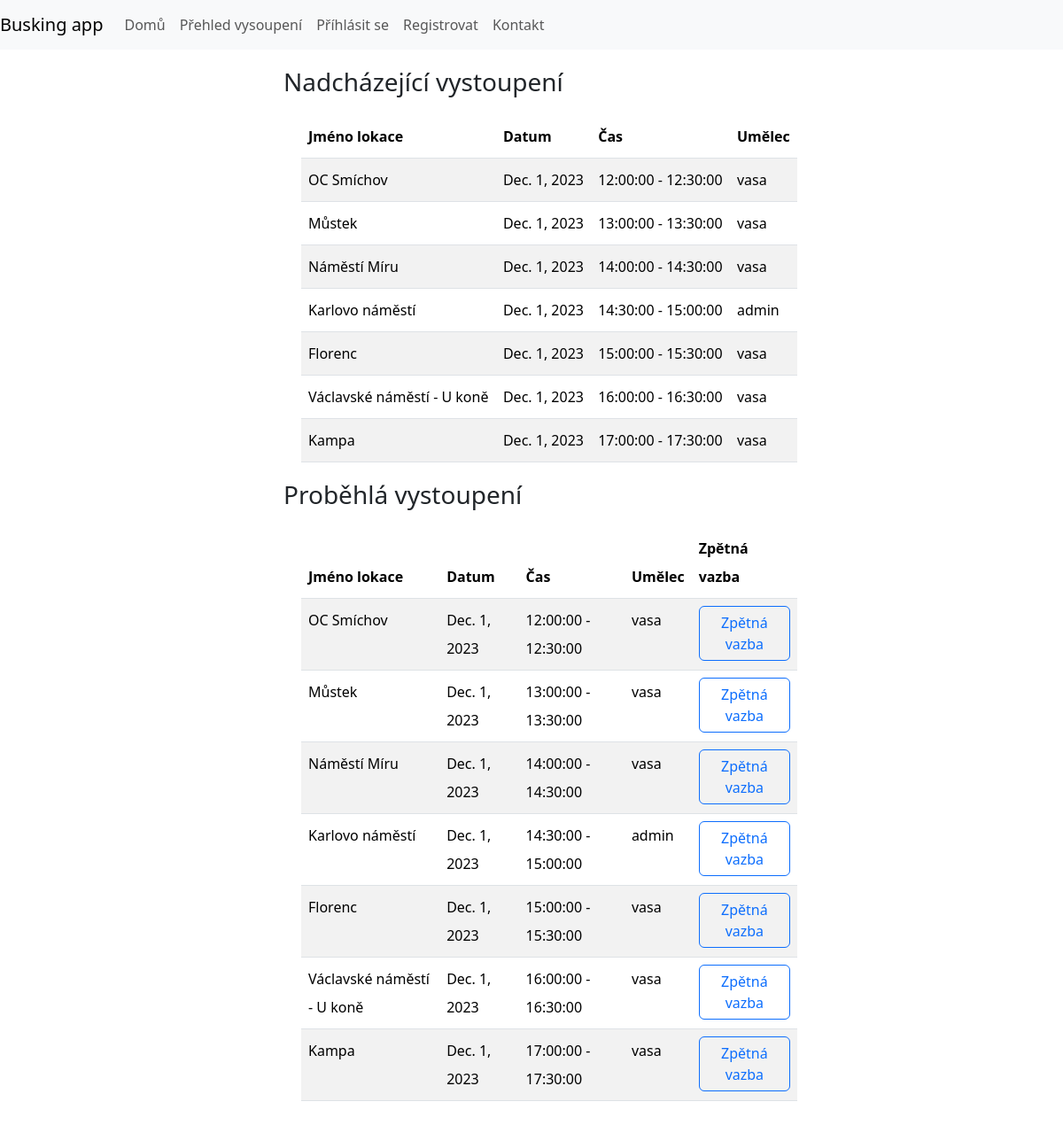
Page /shows/ on the committed database.
### show/models.py (models this page shows, shortened)
class Show(models.Model):
    artist = models.ForeignKey(User, on_delete=models.CASCADE, null=True)
    spot = models.ForeignKey(Spot, on_delete=models.CASCADE)
    date = models.DateField(null=True)
    time = models.ForeignKey('TimeSlot', on_delete=models.CASCADE)

class Spot(models.Model):
    lan = models.FloatField()
    lon = models.FloatField()
    name = models.CharField(max_length=125, null=False, default='')
    description = models.TextField(null=True)
    allowedSlots = models.CharField(max_length=300, null=False, default='')
    created_by = models.ForeignKey(User, on_delete=models.SET_NULL, null=True)
    shows_future = models.ManyToManyField('Show', related_name='show_f')
    shows_past = models.ManyToManyField('Show', related_name='show_p')

class TimeSlot(models.Model):
    start = models.TimeField()
    end = models.TimeField()
    def __str__(self):
        return str(self.start) + ' - ' + str(self.end)

### show/views.py (the view, shortened to what this page needs)
# urls.py: path("shows/", showList, name="shows"),
def showList(request):
    shows = Show.objects.filter(artist__isnull=False)
    context= {
        'shows':shows
    }
    return render(request, 'show_list.html', context)

### templates/show_list.html (shortened to what this page needs)
{% include '_base.html' %}
{% load static %}
{% block content %}
<div class="container">
    <div id="timetable">
        <h3>Nadcházející vystoupení</h3>
        <table class="table table-striped table-hover">
            <thead>
                    <th>Jméno lokace</th>
                    <th>Datum</th>
                    <th>Čas</th>
                    <th>Umělec</th>
            </thead>
            <tbody>
                {% for show in shows %}<tr>
                    <td>{{show.spot.name}}</td>
                    <td>{{show.date}}</td>
                    <td>{{show.time}}</td>
                    <td>{{show.artist}}</td>
                </tr>{% endfor %}
            </tbody>
        </table>
        <h3>Proběhlá vystoupení</h3>
        <table class="table table-striped table-hover">
            <thead>
                    <th>Jméno lokace</th>
                    <th>Datum</th>
                    <th>Čas</th>
                    <th>Umělec</th>
                    <th>Zpětná vazba</th>
            </thead>
            <tbody>
                {% for show in shows %}<tr>
                    <td>{{show.spot.name}}</td>
                    <td>{{show.date}}</td>
                    <td>{{show.time}}</td>
                    <td>{{show.artist}}</td>
                    <td><button class="feedback btn btn-outline-primary" value="{{show.id}}" data-bs-toggle="modal" data-bs-target="#feedbackModal">Zpětná vazba</button></td>
                </tr>{% endfor %}
            </tbody>
        </table>
    </div>
</div>
{% endblock %}

### static/css/style.css (style rules this page uses)
.container { width: 70%; padding: 20px; line-height: 200% }
#timetable { margin: auto; width: 70%; }
#timetable table { margin: 20px; grid-template-columns: 100px 1fr 1fr; align-self: center; }

### rows in the picture
Show: spot.name "OC Smíchov", date "Dec. 1, 2023", time "12:00:00 - 12:30:00", artist "vasa", {{ show.id }} 397 (drawn)
Show: spot.name "Můstek", date "Dec. 1, 2023", time "13:00:00 - 13:30:00", artist "vasa", {{ show.id }} 421 (drawn)
Show: spot.name "Náměstí Míru", date "Dec. 1, 2023", time "14:00:00 - 14:30:00", artist "vasa", {{ show.id }} 462 (drawn)
Show: spot.name "Karlovo náměstí", date "Dec. 1, 2023", time "14:30:00 - 15:00:00", artist "admin", {{ show.id }} 466 (drawn)
Show: spot.name "Florenc", date "Dec. 1, 2023", time "15:00:00 - 15:30:00", artist "vasa", {{ show.id }} 489 (drawn)
Show: spot.name "Václavské náměstí - U koně", date "Dec. 1, 2023", time "16:00:00 - 16:30:00", artist "vasa", {{ show.id }} 507 (drawn)
Show: spot.name "Kampa", date "Dec. 1, 2023", time "17:00:00 - 17:30:00", artist "vasa", {{ show.id }} 538 (drawn)
